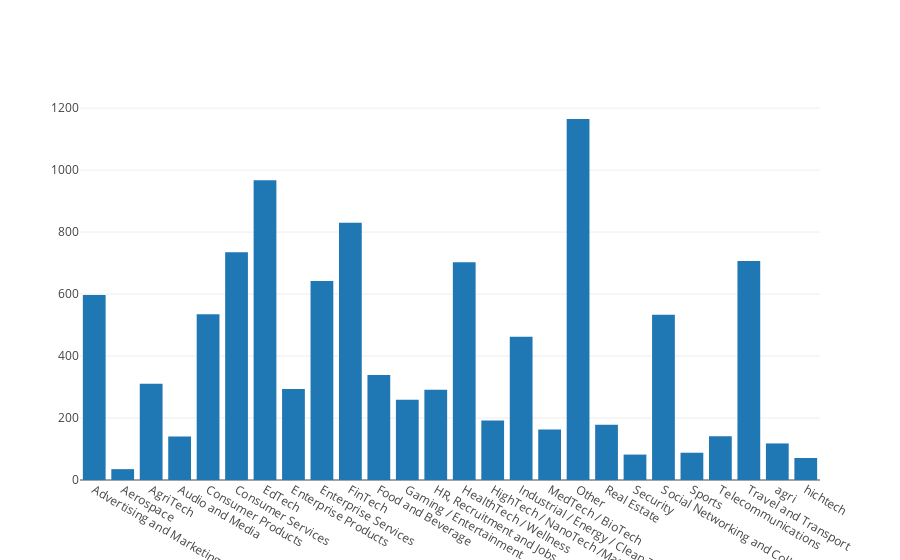

This figure's notebook cell:
### Markdown cell above
### All sectors

### Code cell
iplot([go.Bar(x=sector_df.index, y=sector_df.sector_count)])

### Figure 1 — Plotly figure (JSON) as saved in the notebook; plotly's stock layout.template omitted (floating-point values rounded to 4 significant figures)
{"data": [{"type": "bar", "x": ["Advertising and Marketing", "Aerospace", "AgriTech", "Audio and Media", "Consumer Products", "Consumer Services", "EdTech", "Enterprise Products", "Enterprise Services", "FinTech", "Food and Beverage", "Gaming / Entertainment", "HR, Recruitment and Jobs", "HealthTech / Wellness", "HighTech / NanoTech /Materials", "Industrial / Energy / Clean Tech", "MedTech / BioTech", "Other", "Real Estate", "Security", "Social Networking and Collaboration", "Sports", "Telecommunications", "Travel and Transport", "agri", "hichtech"], "y": [597, 35, 311, 140, 535, 735, 967, 294, 642, 830, 339, 259, 291, 703, 192, 462, 163, 1165, 178, 82, 533, 88, 141, 707, 118, 71]}], "layout": {}}
